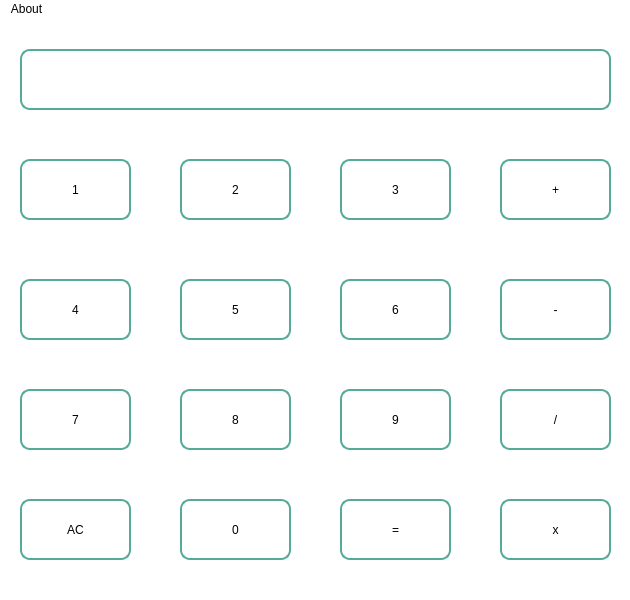
<?xml version="1.0" encoding="UTF-8"?>
<ui version="4.0">
 <class>MainWindow</class>
 <widget class="QMainWindow" name="MainWindow">
  <property name="geometry">
   <rect>
    <x>0</x>
    <y>0</y>
    <width>630</width>
    <height>600</height>
   </rect>
  </property>
  <property name="minimumSize">
   <size>
    <width>630</width>
    <height>600</height>
   </size>
  </property>
  <property name="maximumSize">
   <size>
    <width>630</width>
    <height>600</height>
   </size>
  </property>
  <property name="font">
   <font>
    <family>FreeSans</family>
   </font>
  </property>
  <property name="cursor">
   <cursorShape>ArrowCursor</cursorShape>
  </property>
  <property name="windowTitle">
   <string>CALC</string>
  </property>
  <property name="styleSheet">
   <string notr="true">background-color: rgb(255, 255, 255);
border-color: rgb(255, 255, 255);
alternate-background-color: rgb(228, 161, 255);</string>
  </property>
  <property name="toolButtonStyle">
   <enum>Qt::ToolButtonStyle::ToolButtonIconOnly</enum>
  </property>
  <widget class="QWidget" name="centralwidget">
   <widget class="QPushButton" name="pushButton1">
    <property name="geometry">
     <rect>
      <x>20</x>
      <y>140</y>
      <width>111</width>
      <height>61</height>
     </rect>
    </property>
    <property name="styleSheet">
     <string notr="true">border-color: rgb(169, 255, 222);
font: 600 22pt &quot;FreeSans&quot;;
border-radius: 10px; 
border: 2px solid #5A9;

</string>
    </property>
    <property name="text">
     <string>1</string>
    </property>
   </widget>
   <widget class="QPushButton" name="pushButton1_2">
    <property name="geometry">
     <rect>
      <x>180</x>
      <y>140</y>
      <width>111</width>
      <height>61</height>
     </rect>
    </property>
    <property name="styleSheet">
     <string notr="true">border-color: rgb(169, 255, 222);
font: 600 22pt &quot;FreeSans&quot;;
border-radius: 10px; 
border: 2px solid #5A9;

</string>
    </property>
    <property name="text">
     <string>2</string>
    </property>
   </widget>
   <widget class="QPushButton" name="pushButton1_3">
    <property name="geometry">
     <rect>
      <x>340</x>
      <y>140</y>
      <width>111</width>
      <height>61</height>
     </rect>
    </property>
    <property name="styleSheet">
     <string notr="true">border-color: rgb(169, 255, 222);
font: 600 22pt &quot;FreeSans&quot;;
border-radius: 10px; 
border: 2px solid #5A9;

</string>
    </property>
    <property name="text">
     <string>3</string>
    </property>
   </widget>
   <widget class="QPushButton" name="pushButton1_4">
    <property name="geometry">
     <rect>
      <x>20</x>
      <y>260</y>
      <width>111</width>
      <height>61</height>
     </rect>
    </property>
    <property name="styleSheet">
     <string notr="true">border-color: rgb(169, 255, 222);
font: 600 22pt &quot;FreeSans&quot;;
border-radius: 10px; 
border: 2px solid #5A9;

</string>
    </property>
    <property name="text">
     <string>4</string>
    </property>
   </widget>
   <widget class="QPushButton" name="pushButton1_5">
    <property name="geometry">
     <rect>
      <x>180</x>
      <y>260</y>
      <width>111</width>
      <height>61</height>
     </rect>
    </property>
    <property name="styleSheet">
     <string notr="true">border-color: rgb(169, 255, 222);
font: 600 22pt &quot;FreeSans&quot;;
border-radius: 10px; 
border: 2px solid #5A9;

</string>
    </property>
    <property name="text">
     <string>5</string>
    </property>
   </widget>
   <widget class="QPushButton" name="pushButton1_6">
    <property name="geometry">
     <rect>
      <x>340</x>
      <y>260</y>
      <width>111</width>
      <height>61</height>
     </rect>
    </property>
    <property name="styleSheet">
     <string notr="true">border-color: rgb(169, 255, 222);
font: 600 22pt &quot;FreeSans&quot;;
border-radius: 10px; 
border: 2px solid #5A9;

</string>
    </property>
    <property name="text">
     <string>6</string>
    </property>
   </widget>
   <widget class="QPushButton" name="pushButton1_7">
    <property name="geometry">
     <rect>
      <x>20</x>
      <y>370</y>
      <width>111</width>
      <height>61</height>
     </rect>
    </property>
    <property name="styleSheet">
     <string notr="true">border-color: rgb(169, 255, 222);
font: 600 22pt &quot;FreeSans&quot;;
border-radius: 10px; 
border: 2px solid #5A9;

</string>
    </property>
    <property name="text">
     <string>7</string>
    </property>
   </widget>
   <widget class="QPushButton" name="pushButton1_8">
    <property name="geometry">
     <rect>
      <x>180</x>
      <y>370</y>
      <width>111</width>
      <height>61</height>
     </rect>
    </property>
    <property name="styleSheet">
     <string notr="true">border-color: rgb(169, 255, 222);
font: 600 22pt &quot;FreeSans&quot;;
border-radius: 10px; 
border: 2px solid #5A9;

</string>
    </property>
    <property name="text">
     <string>8</string>
    </property>
   </widget>
   <widget class="QPushButton" name="pushButton1_9">
    <property name="geometry">
     <rect>
      <x>340</x>
      <y>370</y>
      <width>111</width>
      <height>61</height>
     </rect>
    </property>
    <property name="styleSheet">
     <string notr="true">border-color: rgb(169, 255, 222);
font: 600 22pt &quot;FreeSans&quot;;
border-radius: 10px; 
border: 2px solid #5A9;

</string>
    </property>
    <property name="text">
     <string>9</string>
    </property>
   </widget>
   <widget class="QPushButton" name="pushButton1_10">
    <property name="geometry">
     <rect>
      <x>20</x>
      <y>480</y>
      <width>111</width>
      <height>61</height>
     </rect>
    </property>
    <property name="styleSheet">
     <string notr="true">border-color: rgb(169, 255, 222);
font: 600 22pt &quot;FreeSans&quot;;
border-radius: 10px; 
border: 2px solid #5A9;

</string>
    </property>
    <property name="text">
     <string>AC</string>
    </property>
   </widget>
   <widget class="QPushButton" name="pushButton1_11">
    <property name="geometry">
     <rect>
      <x>180</x>
      <y>480</y>
      <width>111</width>
      <height>61</height>
     </rect>
    </property>
    <property name="styleSheet">
     <string notr="true">border-color: rgb(169, 255, 222);
font: 600 22pt &quot;FreeSans&quot;;
border-radius: 10px; 
border: 2px solid #5A9;

</string>
    </property>
    <property name="text">
     <string>0</string>
    </property>
   </widget>
   <widget class="QPushButton" name="pushButton1_12">
    <property name="geometry">
     <rect>
      <x>340</x>
      <y>480</y>
      <width>111</width>
      <height>61</height>
     </rect>
    </property>
    <property name="styleSheet">
     <string notr="true">border-color: rgb(169, 255, 222);
font: 600 22pt &quot;FreeSans&quot;;
border-radius: 10px; 
border: 2px solid #5A9;

</string>
    </property>
    <property name="text">
     <string>=</string>
    </property>
   </widget>
   <widget class="QPushButton" name="pushButton1_13">
    <property name="geometry">
     <rect>
      <x>500</x>
      <y>140</y>
      <width>111</width>
      <height>61</height>
     </rect>
    </property>
    <property name="styleSheet">
     <string notr="true">border-color: rgb(169, 255, 222);
font: 600 22pt &quot;FreeSans&quot;;
border-radius: 10px; 
border: 2px solid #5A9;

</string>
    </property>
    <property name="text">
     <string>+</string>
    </property>
   </widget>
   <widget class="QPushButton" name="pushButton1_14">
    <property name="geometry">
     <rect>
      <x>500</x>
      <y>260</y>
      <width>111</width>
      <height>61</height>
     </rect>
    </property>
    <property name="styleSheet">
     <string notr="true">border-color: rgb(169, 255, 222);
font: 600 22pt &quot;FreeSans&quot;;
border-radius: 10px; 
border: 2px solid #5A9;

</string>
    </property>
    <property name="text">
     <string>-</string>
    </property>
   </widget>
   <widget class="QPushButton" name="pushButton1_15">
    <property name="geometry">
     <rect>
      <x>500</x>
      <y>370</y>
      <width>111</width>
      <height>61</height>
     </rect>
    </property>
    <property name="styleSheet">
     <string notr="true">border-color: rgb(169, 255, 222);
font: 600 22pt &quot;FreeSans&quot;;
border-radius: 10px; 
border: 2px solid #5A9;

</string>
    </property>
    <property name="text">
     <string>/</string>
    </property>
   </widget>
   <widget class="QPushButton" name="pushButton1_16">
    <property name="geometry">
     <rect>
      <x>500</x>
      <y>480</y>
      <width>111</width>
      <height>61</height>
     </rect>
    </property>
    <property name="styleSheet">
     <string notr="true">border-color: rgb(169, 255, 222);
font: 600 22pt &quot;FreeSans&quot;;
border-radius: 10px; 
border: 2px solid #5A9;

</string>
    </property>
    <property name="text">
     <string>x</string>
    </property>
   </widget>
   <widget class="QLineEdit" name="lineEdit">
    <property name="geometry">
     <rect>
      <x>20</x>
      <y>30</y>
      <width>591</width>
      <height>61</height>
     </rect>
    </property>
    <property name="styleSheet">
     <string notr="true">border-color: rgb(169, 255, 222);
font: 600 28pt &quot;FreeSans&quot;;
border-radius: 10px; 
border: 2px solid #5A9;
</string>
    </property>
   </widget>
  </widget>
  <widget class="QMenuBar" name="menubar">
   <property name="geometry">
    <rect>
     <x>0</x>
     <y>0</y>
     <width>630</width>
     <height>26</height>
    </rect>
   </property>
   <widget class="QMenu" name="menuAbout">
    <property name="tearOffEnabled">
     <bool>true</bool>
    </property>
    <property name="title">
     <string extracomment="About me">About</string>
    </property>
    <property name="separatorsCollapsible">
     <bool>false</bool>
    </property>
    <addaction name="actionGitHub"/>
   </widget>
   <addaction name="menuAbout"/>
  </widget>
  <action name="actionGitHub">
   <property name="icon">
    <iconset theme="QIcon::ThemeIcon::Computer"/>
   </property>
   <property name="text">
    <string>GitHub</string>
   </property>
   <property name="font">
    <font>
     <bold>true</bold>
    </font>
   </property>
  </action>
 </widget>
 <resources/>
 <connections/>
</ui>
